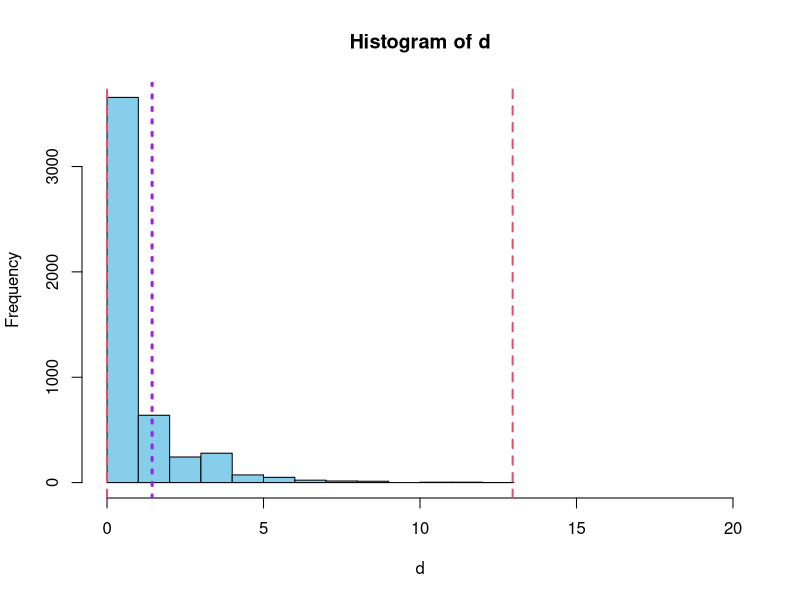

Recreate this plot in R.
#####################################
# Data Science Spring 2021          #
# Dr Franco Ubaudi                  #
#                                   #
# foundations of hypothesis testing #
#####################################

coin <- c('H', 'T') # coin definition
flips <- 100			  # Number of coin flips
trials <- 5000			# Number of trials or experiments to perform

# Secret code to create our unknown coin results
if(TRUE)
{
  coinResults <- sample(coin, flips, replace = TRUE,
                        prob = c(0.65, 0.35))
  coinResults <- table(coinResults)
#coinResults <- c(70, 30)  
}

coinResults					# Unknown coin results
exp <- c(0.5, 0.5) * flips	# What is expected from a fair coin

coinResults; exp			# View variable contents

# Calculate difference between unknown and expected coins
cs <- sum((coinResults - exp)^2 / exp)
cs

# Simulate a fair coin 
d <- replicate(trials,
               {
                 obs <- sample(coin, flips, replace = TRUE)
                 obs <- table(obs)
                 
                 sum((obs - exp)^2 / exp)
               })

range(d)	# Limits of cs values resulting from trials

# Distribution of cs results for a fair coin
hist(d, col = 'skyblue', xlim = c(0, 20))

# Location of cs; unknown coin results
abline(v = range(d), col = 2, lwd = 2, lty = 2)
abline(v = cs, col = 'purple', lwd = 3, lty = 3)
